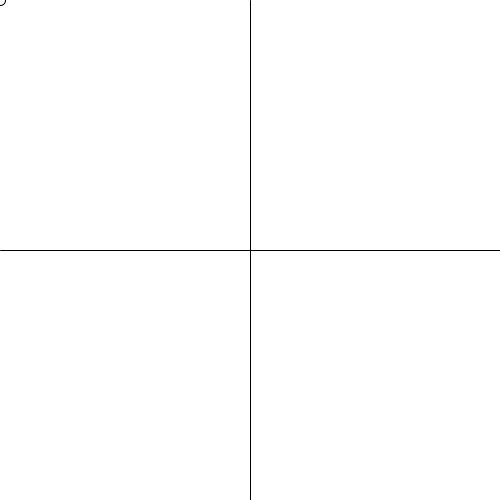
Frame 1 (no input)
Frame 60 (the mouse pressed at the canvas centre just before this capture): identical to frame 1, image omitted
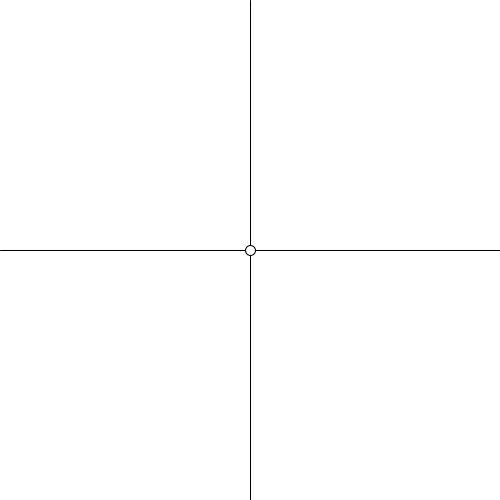
Frame 120 (the mouse held since frame 60 and released just before this capture)

The Processing sketch that drew these frames (run headless with seeded random() and noise(); from frame 60 on, the mouse is pressed at the canvas centre):

// Processing sketch: sketch_141213d
// ── sketch_141213d.pde
void setup(){
 size(500,500); 
}
void draw(){
  background(255);
  translate(width/2,height/2);
  line( 0,-height/2, 0, height/2);
  line( -width/2,0, width/2, 0);
  float px = mouseX - width/2;
  float py = mouseY - width/2;
  ellipse(px,py,10,10);
  
  float x[] = {0,100};
  float y[] = {0,100};
  
  
}
